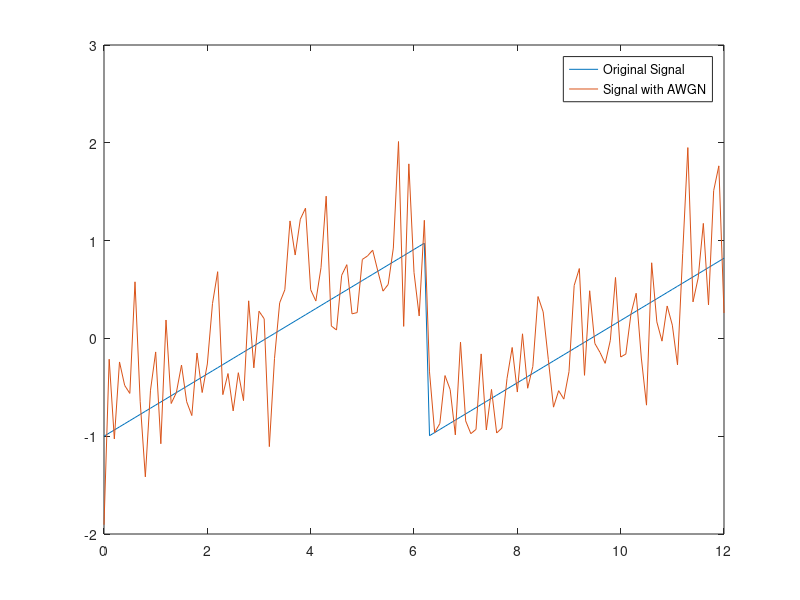
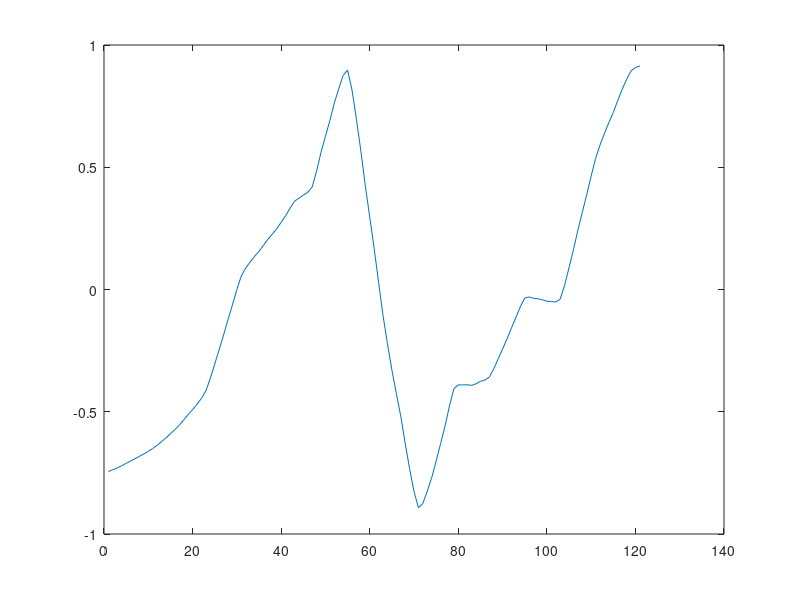
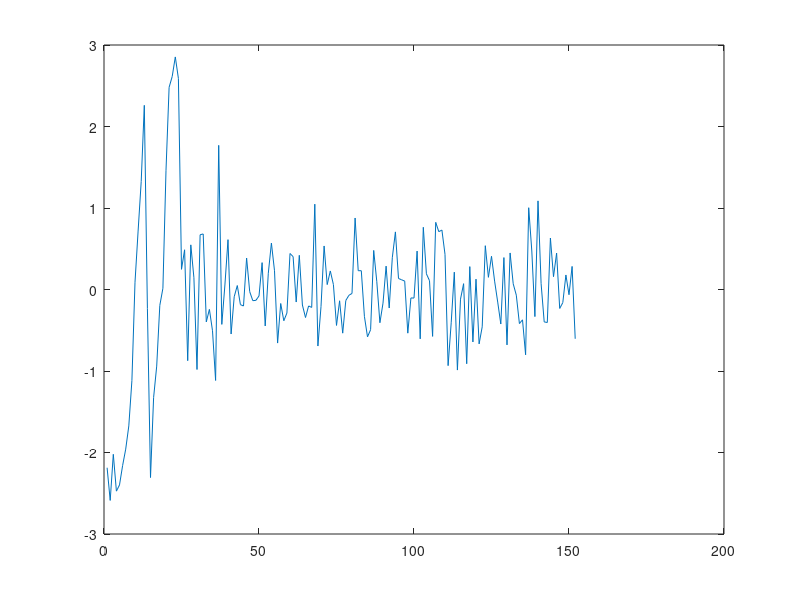

Recreate these plots in MATLAB, in order.
clc; clear all; close all
load('Sample_Approx.mat')
load('SampleCoeff.mat')
t = (0:0.1:12)'; n = numel(t);
x = sawtooth(t); 
y = awgn(x,1,'measured');
plot(t,[x y])
legend('Original Signal','Signal with AWGN')
Approx3 = approximations_1D(3,:);
figure; plot(Approx3);
Coef = cfs_1D.coefs;
figure; plot(Coef)